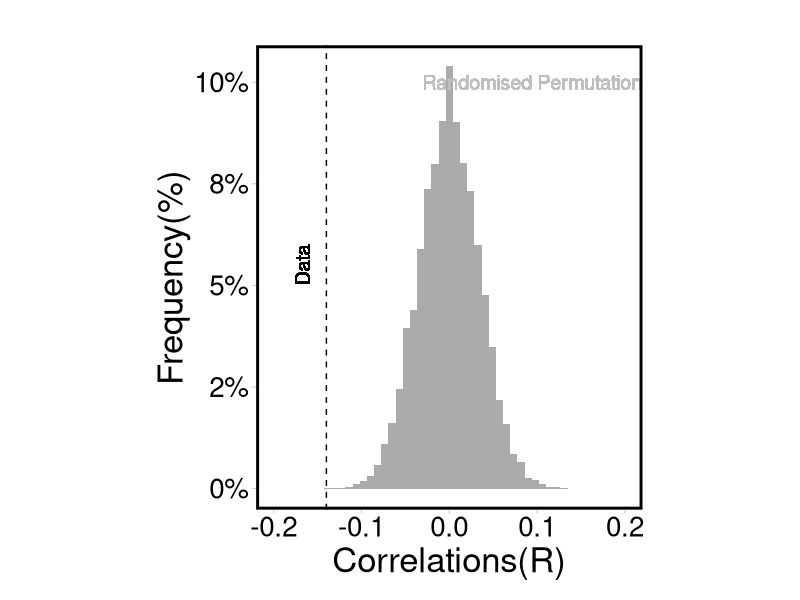

Here is the R script that generated this plot: (Note: this script raises an error after producing the figure.)

#Adjust name of files/bins/x & y limits/ geom text
library(ggplot2)
data=read.csv('Proteasome_GV_Histogram.csv')


p1<-ggplot(data, aes(x=Randomised.Permuations)) +
  geom_histogram(aes(y=(..count..)/sum(..count..)),alpha=0.5, bins =50,show.legend = TRUE)+
  scale_x_continuous(limits = c(-0.2,0.2))+
  scale_y_continuous(labels = scales::percent_format(accuracy = 1L))+
  geom_vline(xintercept=-0.14,linetype = "dashed",color='black',show.legend = TRUE)+
  theme_light()+
  labs(x="Correlations(R)",
       y='Frequency(%)',
       title="")  +
  theme(panel.grid = element_blank(),
        panel.border = element_rect(linewidth = 2,color = "black"),
        axis.title.x = element_text(size = 25,color = "black"), 
        axis.text.x = element_text(size=20, color = 'black'),
        axis.title.y = element_text(size = 25,color = "black"),
        axis.text.y = element_text(size=20,color = "black"),
        plot.margin = margin(0.5, 4, 0.5, 4, "cm"))+
  geom_text(aes(x=-0.15, y=0.05, label="Data"), color="black", angle=90, vjust=-0.5, hjust=0,size=5) +
  geom_text(aes(x=0.1, y=0.1, label="Randomised Permutations"), color="grey",size=5) 

  

p1








  
  ggtitle("Proteasome_complex rs distribution of Randomised Data ")+ 
  theme(plot.title = element_text(hjust = 0.5))+
  xlab("Randomised R")+
  ylab('Frequency')+
  theme_light()+
  theme(plot.title = element_blank(), 
        legend.position="right", 
        legend.title = element_blank(),
        legend.text = element_text(size=5))+
  theme(aspect.ratio = 1)+
  geom_text(aes(x=-0.42,label="R (original data) ", y=0.15), colour="black", angle=90, text=element_text(size=1))
  

 p1 
 
 
  rect <- data.frame(xmin=-0.15, xmax=-0.1, ymin=-Inf, ymax=Inf)
 PA<-p1+ geom_rect(data=rect, aes(xmin=xmin, xmax=xmax, ymin=ymin, ymax=ymax),
               color="transparent",fill='#fffbcc',
               alpha=0.3,
               inherit.aes = FALSE)
 
 
 
   
 
 
 PA

 p2<-ggplot(data, aes(x=Rs.Values., fill= Correlation.Coefficient)) +
   scale_fill_manual(values= c('red',"grey",'blue'))+
   geom_histogram(position="identity",alpha=0.5, bins = 100)+
   scale_x_continuous(limits = c(-0.15,-0.1))+
   scale_y_continuous(limits = c(0,4),breaks = seq(0,4,1))+
   #geom_vline(xintercept=c(-0.14,0.262107148),linetype = "dashed")+
   ggtitle("Proteasome_complex rs distribution of Randomised Data ")+ 
   theme(plot.title = element_text(hjust = 0.5))+
   xlab("rs")+
   theme_light()+
   theme(plot.title = element_blank(), 
         legend.position="right", 
         legend.title = element_blank(),
         legend.text = element_text())+
   theme(aspect.ratio = 0.95)
p2

PB<-p2+ geom_rect(data=rect, aes(xmin=xmin, xmax=xmax, ymin=ymin, ymax=ymax),
              color="transparent",fill='#fffbcc',
              alpha=0.3,
              inherit.aes = FALSE)

PB


ggarrange(PA, PB,common.legend = TRUE, legend="bottom")

 
 
 